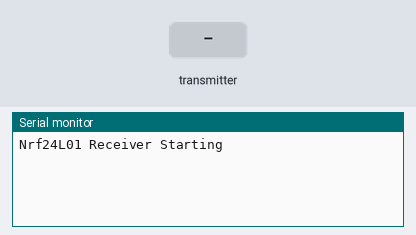
A sketch run on a simulated Arduino Uno, built with avr-gcc and run on an emulated ATmega328P. Parts: the last lines printed to the serial monitor. The inputs (shaded band) are chosen by the test bench. No radio packets arrive unless stated.

Above: at 2.2 s.
2.3 s: the transmitter starts sending str.0 = 0
At 2.37 s:
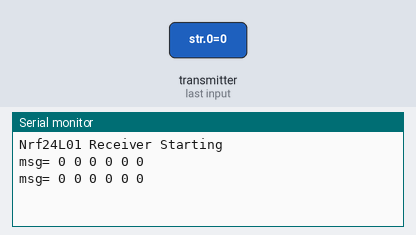
4.2 s: the transmitter starts sending str.1 = 256
At 4.27 s:
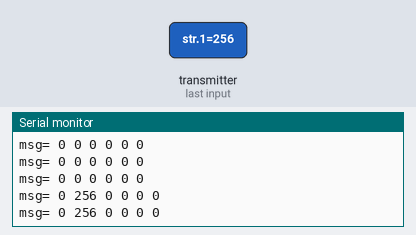
5.7 s: the transmitter starts sending str.2 = 256
At 5.77 s:
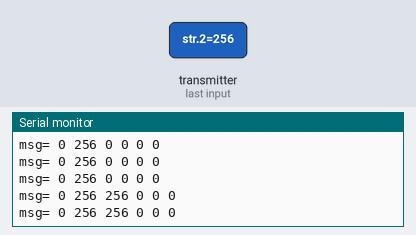
7.2 s: the transmitter starts sending str.3 = 256
At 7.27 s:
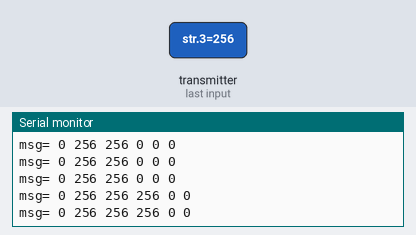
10.2 s: the transmitter starts sending str.4 = 0
11.7 s: the transmitter starts sending str.1 = 512
At 11.77 s:
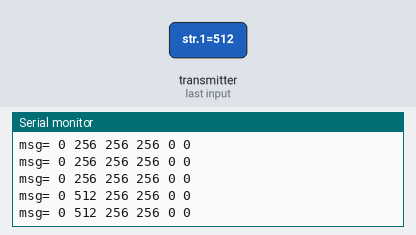
Timing chart, 0 to 14.7 s (numbered marks = the images above; inputs shaded):
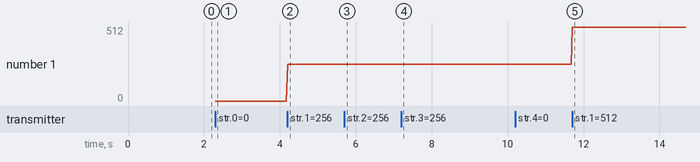

Measured:
- after the input at 2.3 s, the serial monitor: prints a new line at once (image 1)
- after the input at 4.2 s, the serial monitor: prints a new line at once (image 2)
- after the input at 5.7 s, the serial monitor: prints a new line at once (image 3)
- after the input at 7.2 s, the serial monitor: prints a new line at once (image 4)
- after the input at 11.7 s, the serial monitor: prints a new line at once (image 5)
- plotted number 1: 0 → 256 after the input at 4.2 s, 256 → 512 after the input at 11.7 s

The sketch:

_010216_BabbleduinoReccvNEW_002.ino
```cpp
/* YourDuinoStarter Example: nRF24L01 Receive Joystick values

 - WHAT IT DOES: Receives data from another transceiver with
   2 Analog values from a Joystick or 2 Potentiometers
   Displays received values on Serial Monitor
 - SEE the comments after "//" on each line below
 - CONNECTIONS: nRF24L01 Modules See:
 http://arduino-info.wikispaces.com/Nrf24L01-2.4GHz-HowTo
   1 - GND
   2 - VCC 3.3V !!! NOT 5V
   3 - CE to Arduino pin 9
   4 - CSN to Arduino pin 10
   5 - SCK to Arduino pin 13
   6 - MOSI to Arduino pin 11
   7 - MISO to Arduino pin 12
   8 - UNUSED

 - V1.00 11/26/13
   Based on examples at http://www.bajdi.com/
   Questions: terry@yourduino.com */

/*-----( Import needed libraries )-----*/
#include <SPI.h>
#include <nRF24L01.h>
#include <RF24.h>
/*-----( Declare Constants and Pin Numbers )-----*/
#define CE_PIN   9
#define CSN_PIN 10

// NOTE: the "LL" at the end of the constant is "LongLong" type
const uint64_t pipe = 0xE8E8F0F0E1LL; // Define the transmit pipe


/*-----( Declare objects )-----*/
RF24 radio(CE_PIN, CSN_PIN); // Create a Radio
/*-----( Declare Variables )-----*/
int str[6];  // 2 element array holding Joystick readings

void setup()   /****** SETUP: RUNS ONCE ******/
{
  Serial.begin(115200);
  delay(1000);
  Serial.println("Nrf24L01 Receiver Starting");
  radio.begin();
  radio.setPALevel(RF24_PA_MAX);
  radio.openReadingPipe(1,pipe);
  radio.startListening();;
}//--(end setup )---


void loop()   /****** LOOP: RUNS CONSTANTLY ******/
{
  if ( radio.available() )
  {
    while ( radio.available() )
{
// Dump the payloads until we’ve gotten everything
// Fetch the payload, and see if this was the last one.
//format X, Y, Z, Heading, Switch
  radio.read( str, sizeof(str) );
      //FORMAT: x-y-z-x2-y2-x-z2-lux-temp-GSR

      Serial.print("msg= ");
      Serial.print(str[0]);
      Serial.print(" ");
      Serial.print(str[1]);
      Serial.print(" ");
      Serial.print(str[2]);
      Serial.print(" ");
      Serial.print(str[3]);
      Serial.print(" ");
      Serial.print(str[4]);
      Serial.print(" ");
      Serial.print(str[5]);
      Serial.println("     ");
      }
  }
  else
  {
      //Serial.println("No radio available");
  }

}//--(end main loop )---

/*-----( Declare User-written Functions )-----*/

//NONE
//*********( THE END )***********
```
